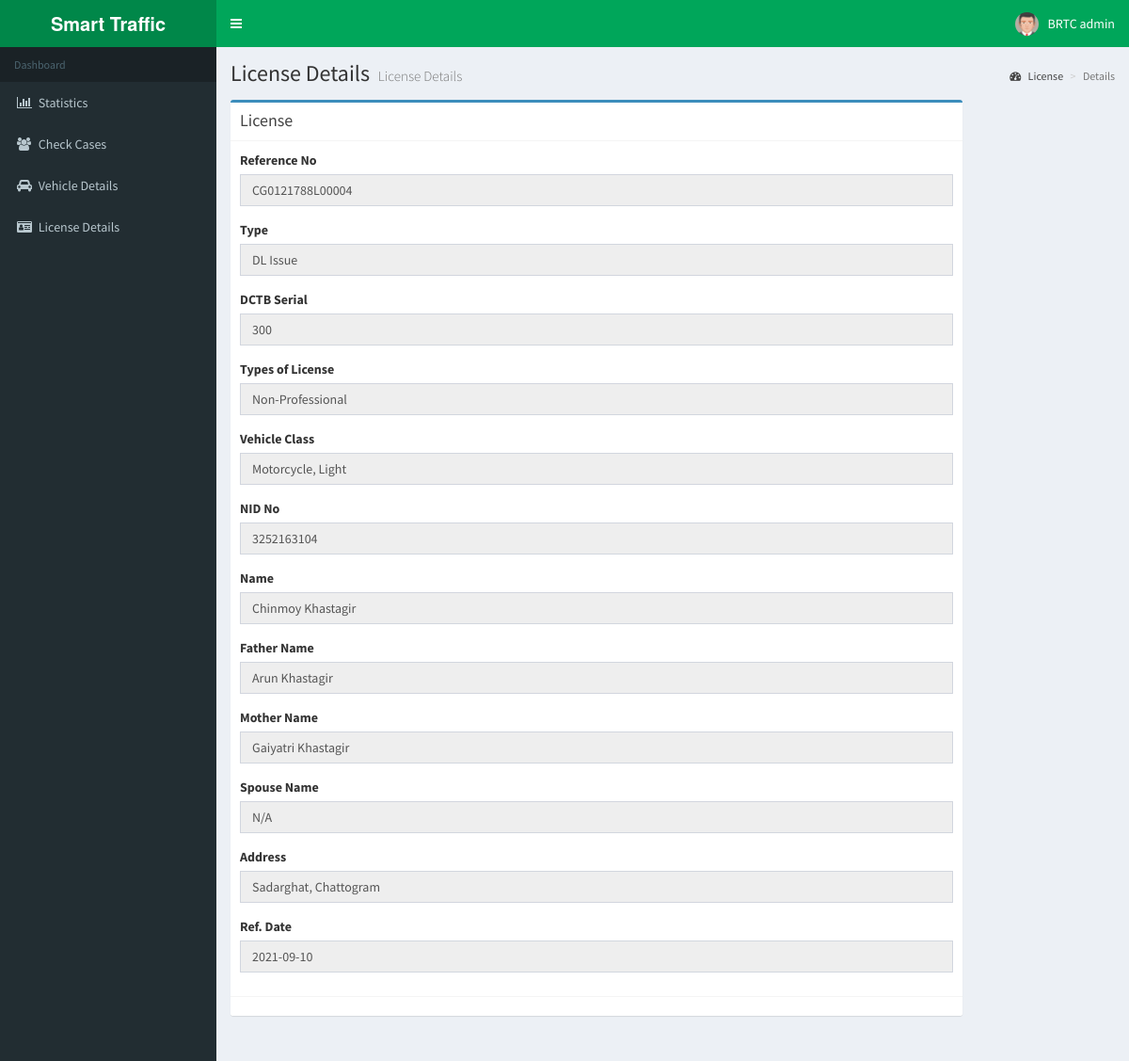
Screenshot of /traffic_info_admin/license_details.php?update=8 (signed in) with the database file from the repository.
### tables this page shows
CREATE TABLE `driving_license` (
  `id` int(11) NOT NULL,
  `ref_no` varchar(255) NOT NULL,
  `type_of_app` varchar(255) NOT NULL,
  `dctb_serial` varchar(255) NOT NULL,
  `type_of_license` varchar(255) NOT NULL,
  `velicle_class` varchar(255) NOT NULL,
  `NID_No` varchar(500) DEFAULT NULL,
  `name` varchar(255) NOT NULL,
  `user_photo` varchar(500) DEFAULT NULL,
  `fathers_name` varchar(255) NOT NULL,
  `mothers_name` varchar(255) NOT NULL,
  `spouse_name` varchar(255) NOT NULL,
  `dob` varchar(255) NOT NULL,
  `card_delivery_date` varchar(255) NOT NULL,
  `address` varchar(255) NOT NULL,
  `ref_date` varchar(255) NOT NULL,
  `ref_expiry_date` varchar(500) NOT NULL,
  `application` varchar(255) NOT NULL,
  `dctb_date` varchar(255) NOT NULL,
  `issue_authority` varchar(255) NOT NULL
);

### traffic_info_admin/license_details.php (the view, shortened to what this page needs)
<?php session_start();
include_once 'database.php';
?>
<?php
 $sid =$fname =$lname = $classroom = $dob = $gender = $address = $parent=" ";
if(isset($_GET['update'])){
  $update = "SELECT * FROM driving_license WHERE id='".$_GET['update']."'";
  $result = $conn->query($update);
if ($result->num_rows > 0) {
    while($row = $result->fetch_assoc()) {
                $ref_no = $row['ref_no'];
                $type_of_app = $row['type_of_app'];
                $dctb_serial = $row['dctb_serial'];
                $type_of_license = $row['type_of_license'];
                $velicle_class = $row['velicle_class'];
                $NID_No = $row['NID_No'];
                $name= $row['name'];
                $fathers_name=$row['fathers_name'];
                $mothers_name=$row['mothers_name'];
                $spouse_name=$row['spouse_name'];
                $address=$row['address'];
                $ref_date=$row['ref_date'];
    }
}
}
?>
<!DOCTYPE html>
<html>
<head>
  <link rel="stylesheet" href="bower_components/bootstrap/dist/css/bootstrap.min.css">
  <link rel="stylesheet" href="bower_components/font-awesome/css/font-awesome.min.css">
  <link rel="stylesheet" href="bower_components/Ionicons/css/ionicons.min.css">
    <link rel="stylesheet" href="bower_components/datatables.net-bs/css/dataTables.bootstrap.min.css">
  <link rel="stylesheet" href="bower_components/bootstrap-daterangepicker/daterangepicker.css">
  <link rel="stylesheet" href="bower_components/bootstrap-datepicker/dist/css/bootstrap-datepicker.min.css">
  <link rel="stylesheet" href="bower_components/select2/dist/css/select2.min.css">
  <link rel="stylesheet" href="dist/css/AdminLTE.min.css">
  <link rel="stylesheet" href="dist/css/skins/_all-skins.min.css">
</head>
<body class="hold-transition skin-green sidebar-mini">
<div class="wrapper">
 <?php include_once 'header.php'; ?>
  <?php include_once 'sidebar.php'; ?>
  <div class="content-wrapper">
    <section class="content-header">
      <h1>
        License Details
        <small>License Details</small>
      </h1>
      <ol class="breadcrumb">
        <li><a href="#"><i class="fa fa-dashboard"></i> License</a></li>
        <li class="active">Details</li>
      </ol>
    </section>
    <section class="content">
 <div class="row">
  <?php if (!isset($_GET['update'])) { ?>
              <?php
              if (isset($_POST['submit'])) {
                $sid = $_POST['sid'];
                $fname = $_POST['fname'];
                $lname = $_POST['lname'];
                 $text = $_POST['text'];
                $classroom = $_POST['classroom'];
 $password = $_POST['password'];
                $gender = $_POST['gender'];
                $parent=" ";
                if(isset($_POST['parent'])){
                $parent = $_POST['parent'];}
                  try {
                    $sql = "INSERT INTO student (sid,fname,lname,gender,semester_name,department_name,text) VALUES ('".$sid."', '".$fname."', '".$lname."','".$gender."','".$parent."','".$classroom."','".$text."')";
                  if ($conn->query($sql) === TRUE) {
                            $sql1 = "INSERT INTO user (role,text,password) VALUES ('student', '".$text."','".$password."')";
                            if($conn->query($sql1)==TRUE){
                                 echo "<script type='text/javascript'> var x = document.getElementById('truemsg');
x.style.display='block';</script>";
                            }
                      } else {
                            }
                  } catch (Exception $e) {
                  }
                                            }
              ?>
         <?php }elseif (isset($_GET['update'])) { ?>
     <div class="col-xs-10">
          <div class="box box-primary">
            <div class="box-header with-border">
              <h3 class="box-title">License</h3>
            </div>
            <form role="form" method="POST" >
              <div class="box-body">
                 <div class="form-group">
                  <label for="exampleInputPassword1">Reference No</label>
                  <input name="id" type="text" class="form-control" id="exampleInputPassword1" readonly required value=<?php echo "'".$ref_no."'"; ?>>
                </div>
                <div class="form-group">
                  <label for="exampleInputPassword1">Type</label>
                  <input name="fname" type="text" class="form-control" id="exampleInputPassword1" required readonly value=<?php echo "'".$type_of_app."'"; ?> >
                </div>
                <div class="form-group">
                  <label for="exampleInputPassword1">DCTB Serial</label>
                  <input name="lname" type="text" class="form-control" id="exampleInputPassword1"  required readonly value=<?php echo "'".$dctb_serial."'"; ?>>
                </div>
                 <div class="form-group">
                  <label for="exampleInputPassword1">Types of License </label>
                  <input name="text" type="text" class="form-control" id="exampleInputPassword1"  required readonly value=<?php echo "'".$type_of_license."'"; ?>>
                </div>
 <div class="form-group">
                  <label for="exampleInputPassword1">Vehicle Class </label>
                  <input name="text" type="text" class="form-control" id="exampleInputPassword1"  required readonly value=<?php echo "'".$velicle_class."'"; ?>>
                </div>
                 <div class="form-group">
                  <label for="exampleInputPassword1">NID No </label>
                  <input name="u_fine" type="text" class="form-control" id="exampleInputPassword1"  required readonly value=<?php echo "'".$NID_No."'"; ?>>
                </div>
                 <div class="form-group">
                  <label for="exampleInputPassword1"> Name</label>
                  <input name="text" type="text" class="form-control" id="exampleInputPassword1"  required readonly value=<?php echo "'".$name."'"; ?>>
                </div>
                 <div class="form-group">
                  <label for="exampleInputPassword1"> Father Name </label>
                  <input name="text" type="text" class="form-control" id="exampleInputPassword1"  required readonly value=<?php echo "'".$fathers_name."'"; ?>>
                </div>
                 <div class="form-group">
                  <label for="exampleInputPassword1">Mother Name </label>
                  <input name="text" type="text" class="form-control" id="exampleInputPassword1"  required readonly value=<?php echo "'".$mothers_name."'"; ?>>
                </div>
                 <div class="form-group">
                  <label for="exampleInputPassword1">Spouse Name </label>
                  <input name="text" type="text" class="form-control" id="exampleInputPassword1"  required readonly value=<?php echo "'".$spouse_name."'"; ?>>
                </div>
                 <div class="form-group">
                  <label for="exampleInputPassword1">Address </label>
                  <input name="text" type="text" class="form-control" id="exampleInputPassword1"  required readonly value=<?php echo "'".$address."'"; ?>>
                </div>
                 <div class="form-group">
                  <label for="exampleInputPassword1">Ref. Date</label>
                  <input name="text" type="text" class="form-control" id="exampleInputPassword1"  required readonly value=<?php echo "'".$ref_date."'"; ?>>
                </div>
 </div>
              <div class="box-footer">
              </div>
            </form>
              ?></div></div>
          <?php } ?>
        </div>
    </section>
  </div>
</div>
</body>
</html>

### rows the page displays
driving_license: id "CG0121788L00004", fname "DL Issue", lname "300", text "Non-Professional", text "Motorcycle, Light", u_fine "3252163104", text "Chinmoy Khastagir", text "Arun Khastagir", text "Gaiyatri Khastagir", text "N/A", text "Sadarghat, Chattogram", text "2021-09-10"

### other values shown
$_SESSION['user'] "BRTC admin"
